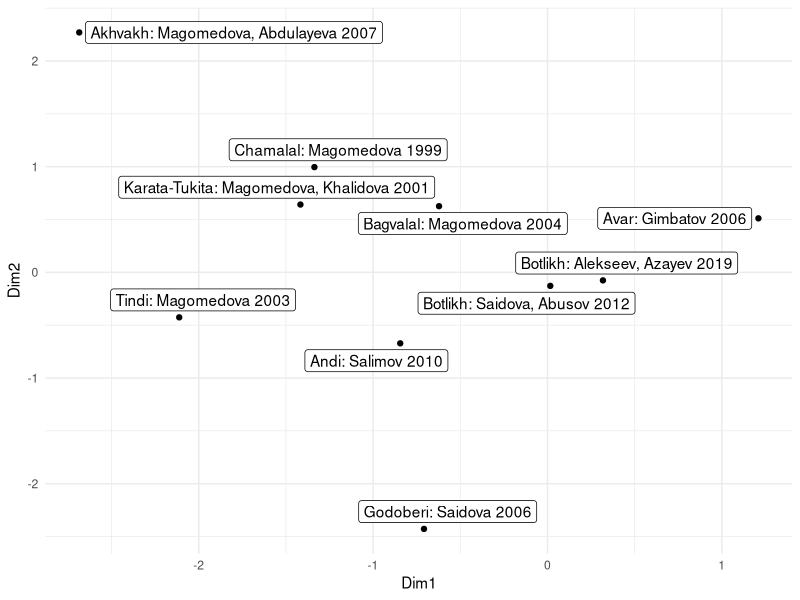

The R script that drew this image:
# setwd("/home/agricolamz/work/articles/2025_russian_borrowings_in_andi_with_Vika_Chiara")
library(tidyverse)

df <- read_csv("avar_andic_rus_ranks.csv")

# ca analysis -------------------------------------------------------------

df |> 
  filter(is.na(derived)) |> 
  select(language, reference, russian_ipa, target_ipa) |>
  mutate(language_ref = str_c(language, ": ", reference),
         russian_ipa = str_to_lower(russian_ipa),
         russian_ipa = str_remove_all(russian_ipa, "'"),
         target_ipa = str_remove_all(target_ipa, "'"),
         russian_ipa = str_split(russian_ipa, "-"),
         target_ipa = str_split(target_ipa, "-")) |> 
  unnest(c(russian_ipa, target_ipa)) |> 
  count(language_ref, russian_ipa, target_ipa) |> 
  mutate(corresp = str_c(russian_ipa, ":", target_ipa)) |> 
  select(-russian_ipa, -target_ipa) |> 
  distinct() |> 
  na.omit() |> 
  pivot_wider(names_from = corresp, values_from = n, values_fill = 0) |> 
  column_to_rownames("language_ref") |> 
  ca::ca() ->
  ca

ca$rowcoord |> 
  as.data.frame() |> 
  rownames_to_column("settlement") |> 
  ggplot(aes(Dim1, Dim2, label = settlement))+
  geom_point()+
  ggrepel::geom_label_repel()+
  theme_minimal()
